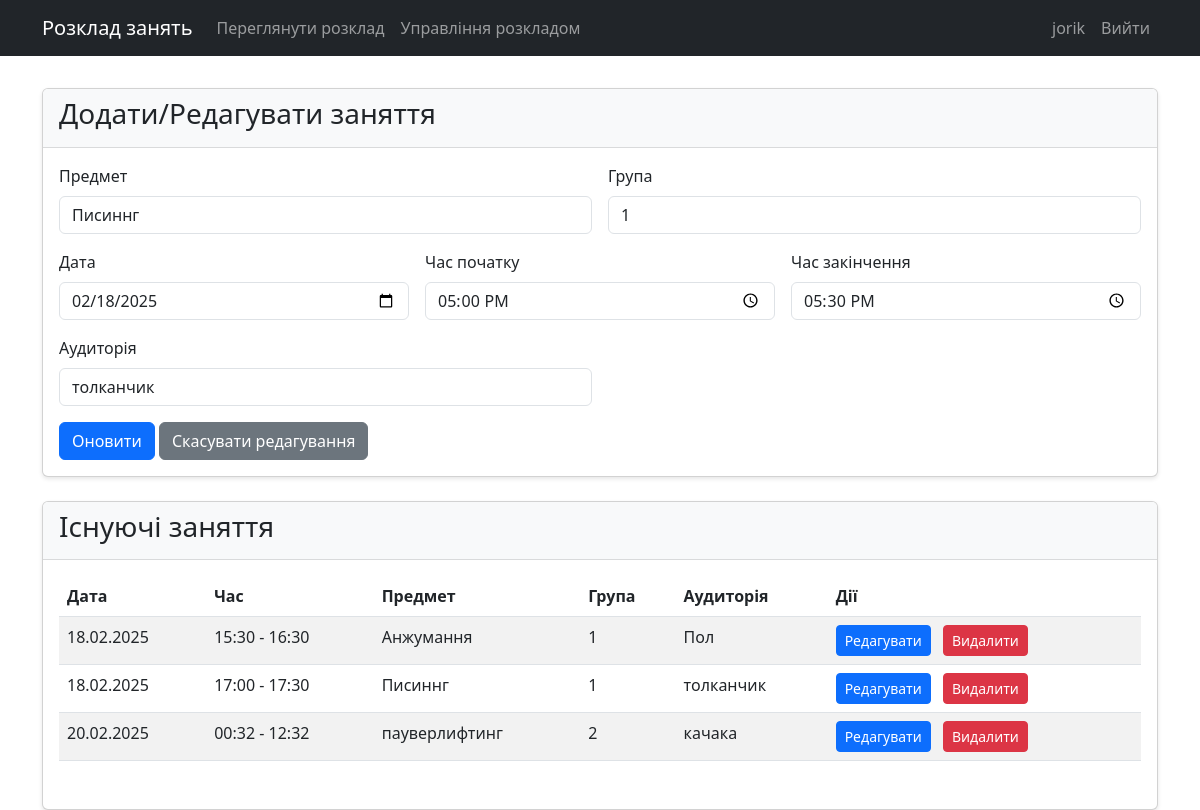
Page /admin/schedule?edit_id=2 (signed in) on the committed database.
### models.py (models this page shows)
class User(UserMixin, db.Model):
    id = db.Column(db.Integer, primary_key=True)
    username = db.Column(db.String(80), unique=True, nullable=False)
    password = db.Column(db.String(120), nullable=False)
    email = db.Column(db.String(120), unique=True, nullable=False)
    is_admin = db.Column(db.Boolean, default=False)
    group = db.Column(db.String(50), nullable=True)

class Schedule(db.Model):
    id = db.Column(db.Integer, primary_key=True)
    subject = db.Column(db.String(100), nullable=False)
    teacher_id = db.Column(db.Integer, db.ForeignKey('user.id'), nullable=False)
    group = db.Column(db.String(50), nullable=False)
    date = db.Column(db.DateTime, nullable=False)
    start_time = db.Column(db.String(5), nullable=False)
    end_time = db.Column(db.String(5), nullable=False)
    room = db.Column(db.String(50), nullable=False)
    teacher = db.relationship('User', backref='schedules')

### app.py (the view, shortened to what this page needs)
@app.route('/admin/schedule', methods=['GET', 'POST'])
@login_required
def manage_schedule():
    if not current_user.is_admin:
        flash('Доступ заборонено')
        return redirect(url_for('index'))
    edit_id = request.args.get('edit_id')
    schedule = Schedule.query.get(edit_id) if edit_id else None
    schedules = Schedule.query.filter_by(teacher_id=current_user.id).order_by(Schedule.date).all()
    return render_template('admin/schedule.html', schedules=schedules, schedule=schedule)

### app.py (called while the page is built)
@login_manager.user_loader
def load_user(user_id):
    return User.query.get(int(user_id))

### templates/admin/schedule.html (shortened to what this page needs)
{% extends "base.html" %}
{% block content %}
<div class="row mb-4">
    <div class="col-md-12">
        <div class="card">
            <div class="card-header">
                <h3>Додати/Редагувати заняття</h3>
            </div>
            <div class="card-body">
                <form method="POST" class="row g-3">
                    <div class="col-md-6">
                        <label for="subject" class="form-label">Предмет</label>
                        <input type="text" class="form-control" id="subject" name="subject" required
                               value="{{ schedule.subject if schedule else '' }}">
                    </div>
                    <div class="col-md-6">
                        <label for="group" class="form-label">Група</label>
                        <input type="text" class="form-control" id="group" name="group" required
                               value="{{ schedule.group if schedule else '' }}">
                    </div>
                    <div class="col-md-4">
                        <label for="date" class="form-label">Дата</label>
                        <input type="date" class="form-control" id="date" name="date" required
                               value="{{ schedule.date.strftime('%Y-%m-%d') if schedule else '' }}">
                    </div>
                    <div class="col-md-4">
                        <label for="start_time" class="form-label">Час початку</label>
                        <input type="time" class="form-control" id="start_time" name="start_time" required
                               value="{{ schedule.start_time if schedule else '' }}">
                    </div>
                    <div class="col-md-4">
                        <label for="end_time" class="form-label">Час закінчення</label>
                        <input type="time" class="form-control" id="end_time" name="end_time" required
                               value="{{ schedule.end_time if schedule else '' }}">
                    </div>
                    <div class="col-md-6">
                        <label for="room" class="form-label">Аудиторія</label>
                        <input type="text" class="form-control" id="room" name="room" required
                               value="{{ schedule.room if schedule else '' }}">
                    </div>
                    <div class="col-12">
                        <button type="submit" class="btn btn-primary">
                            {% if schedule %}Оновити{% else %}Додати{% endif %}
                        </button>
                        {% if schedule %}
                        <a href="{{ url_for('manage_schedule') }}" class="btn btn-secondary">Скасувати редагування</a>
                        {% endif %}
                    </div>
                </form>
            </div>
        </div>
    </div>
</div>
<div class="row">
    <div class="col-md-12">
        <div class="card">
            <div class="card-header">
                <h3>Існуючі заняття</h3>
            </div>
            <div class="card-body">
                {% if schedules %}
                <div class="table-responsive">
                    <table class="table table-striped">
                        <thead>
                            <tr>
                                <th>Дата</th>
                                <th>Час</th>
                                <th>Предмет</th>
                                <th>Група</th>
                                <th>Аудиторія</th>
                                <th>Дії</th>
                            </tr>
                        </thead>
                        <tbody>
                            {% for schedule in schedules %}
                            <tr>
                                <td>{{ schedule.date.strftime('%d.%m.%Y') }}</td>
                                <td>{{ schedule.start_time }} - {{ schedule.end_time }}</td>
                                <td>{{ schedule.subject }}</td>
                                <td>{{ schedule.group }}</td>
                                <td>{{ schedule.room }}</td>
                                <td>
                                    <a href="{{ url_for('manage_schedule', edit_id=schedule.id) }}"
                                       class="btn btn-sm btn-primary">Редагувати</a>
                                    <form action="{{ url_for('delete_schedule', schedule_id=schedule.id) }}"
                                          method="POST" class="d-inline">
                                        <button type="submit" class="btn btn-sm btn-danger"
                                                onclick="return confirm('Ви впевнені, що хочете видалити це заняття?')">
                                            Видалити
                                        </button>
                                    </form>
                                </td>
                            </tr>
                            {% endfor %}
                        </tbody>
                    </table>
                </div>
                {% else %}
                <p class="text-center">Заняття не знайдено</p>
                {% endif %}
            </div>
        </div>
    </div>
</div>
{% endblock %}

### templates/base.html (shortened to what this page needs)
<!DOCTYPE html>
<html lang="uk">
<head>
    <link href="https://cdn.jsdelivr.net/npm/bootstrap@5.3.0/dist/css/bootstrap.min.css" rel="stylesheet">
    <link rel="stylesheet" href="{{ url_for('static', filename='css/style.css') }}">
</head>
<body>
    <nav class="navbar navbar-expand-lg navbar-dark bg-dark">
        <div class="container">
            <a class="navbar-brand" href="{{ url_for('index') }}">Розклад занять</a>
            <div class="collapse navbar-collapse" id="navbarNav">
                <ul class="navbar-nav me-auto">
                    <li class="nav-item">
                        <a class="nav-link" href="{{ url_for('view_schedule') }}">Переглянути розклад</a>
                    </li>
                    {% if current_user.is_authenticated and current_user.is_admin %}
                    <li class="nav-item">
                        <a class="nav-link" href="{{ url_for('manage_schedule') }}">Управління розкладом</a>
                    </li>
                    {% endif %}
                </ul>
                <ul class="navbar-nav">
                    {% if current_user.is_authenticated %}
                    <li class="nav-item">
                        <span class="nav-link">{{ current_user.username }}</span>
                    </li>
                    <li class="nav-item">
                        <a class="nav-link" href="{{ url_for('auth.logout') }}">Вийти</a>
                    </li>
                    {% endif %}
                </ul>
            </div>
        </div>
    </nav>
    <div class="container mt-4">
        {% block content %}{% endblock %}
    </div>
</body>
</html>

### static/css/style.css (style rules this page uses)
.navbar { margin-bottom: 2rem; }
.card { box-shadow: 0 2px 4px rgba(0, 0, 0, 0.1); }
.card-header { background-color: #f8f9fa; border-bottom: 1px solid rgba(0, 0, 0, 0.125); }
.table-responsive { margin-bottom: 1rem; }
.btn-danger { margin-left: 0.5rem; }

### rows in the picture
User: username "jorik"
Schedule: subject "Писиннг", group "1", date "02/18/2025", start_time "17:00", end_time "17:30", room "толканчик", date "18.02.2025"
Schedule: date "18.02.2025", start_time "15:30", end_time "16:30", subject "Анжумання", group "1", room "Пол"
Schedule: date "20.02.2025", start_time "00:32", end_time "12:32", subject "пауверлифтинг", group "2", room "качака"
